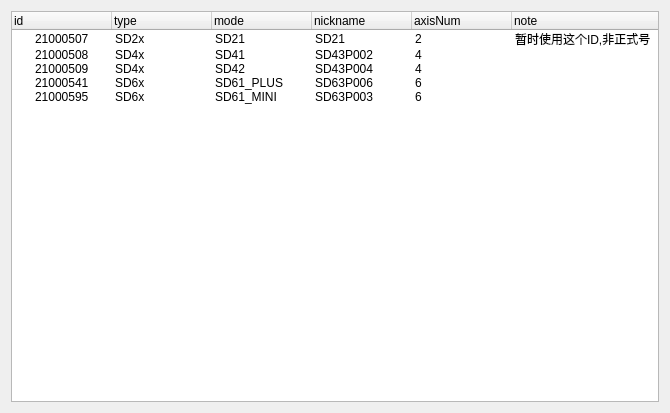
<?xml version="1.0" encoding="UTF-8"?>
<ui version="4.0">
 <class>Form</class>
 <widget class="QWidget" name="Form">
  <property name="geometry">
   <rect>
    <x>0</x>
    <y>0</y>
    <width>670</width>
    <height>413</height>
   </rect>
  </property>
  <property name="windowTitle">
   <string>Form</string>
  </property>
  <layout class="QVBoxLayout" name="verticalLayout">
   <item>
    <widget class="QTreeWidget" name="treeWidget">
     <column>
      <property name="text">
       <string>id</string>
      </property>
     </column>
     <column>
      <property name="text">
       <string>type</string>
      </property>
     </column>
     <column>
      <property name="text">
       <string>mode</string>
      </property>
     </column>
     <column>
      <property name="text">
       <string>nickname</string>
      </property>
     </column>
     <column>
      <property name="text">
       <string>axisNum</string>
      </property>
     </column>
     <column>
      <property name="text">
       <string>note</string>
      </property>
     </column>
     <item>
      <property name="text">
       <string>21000507</string>
      </property>
      <property name="text">
       <string>SD2x</string>
      </property>
      <property name="text">
       <string>SD21</string>
      </property>
      <property name="text">
       <string>SD21</string>
      </property>
      <property name="text">
       <string>2</string>
      </property>
      <property name="text">
       <string>暂时使用这个ID,非正式号</string>
      </property>
     </item>
     <item>
      <property name="text">
       <string>21000508</string>
      </property>
      <property name="text">
       <string>SD4x</string>
      </property>
      <property name="text">
       <string>SD41</string>
      </property>
      <property name="text">
       <string>SD43P002</string>
      </property>
      <property name="text">
       <string>4</string>
      </property>
     </item>
     <item>
      <property name="text">
       <string>21000509</string>
      </property>
      <property name="text">
       <string>SD4x</string>
      </property>
      <property name="text">
       <string>SD42</string>
      </property>
      <property name="text">
       <string>SD43P004</string>
      </property>
      <property name="text">
       <string>4</string>
      </property>
     </item>
     <item>
      <property name="text">
       <string>21000541</string>
      </property>
      <property name="text">
       <string>SD6x</string>
      </property>
      <property name="text">
       <string>SD61_PLUS</string>
      </property>
      <property name="text">
       <string>SD63P006</string>
      </property>
      <property name="text">
       <string>6</string>
      </property>
     </item>
     <item>
      <property name="text">
       <string>21000595</string>
      </property>
      <property name="text">
       <string>SD6x</string>
      </property>
      <property name="text">
       <string>SD61_MINI</string>
      </property>
      <property name="text">
       <string>SD63P003</string>
      </property>
      <property name="text">
       <string>6</string>
      </property>
     </item>
    </widget>
   </item>
  </layout>
 </widget>
 <resources/>
 <connections/>
</ui>
